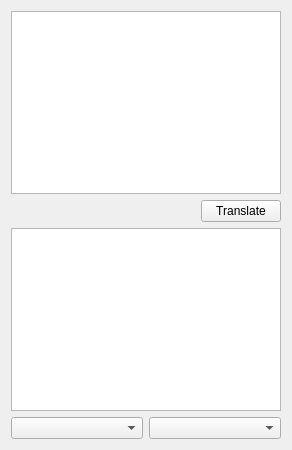
<?xml version="1.0" encoding="UTF-8"?>
<ui version="4.0">
 <class>IsbTranslator</class>
 <widget class="QMainWindow" name="IsbTranslator">
  <property name="geometry">
   <rect>
    <x>0</x>
    <y>0</y>
    <width>292</width>
    <height>450</height>
   </rect>
  </property>
  <property name="windowTitle">
   <string>IsbTranslator</string>
  </property>
  <widget class="QWidget" name="centralWidget">
   <layout class="QVBoxLayout" name="verticalLayout">
    <item>
     <layout class="QVBoxLayout" name="verticalLayout_4">
      <item>
       <widget class="QTextEdit" name="SourceEdit"/>
      </item>
     </layout>
    </item>
    <item>
     <layout class="QHBoxLayout" name="horizontalLayout_3">
      <item>
       <spacer name="horizontalSpacer_2">
        <property name="orientation">
         <enum>Qt::Horizontal</enum>
        </property>
        <property name="sizeHint" stdset="0">
         <size>
          <width>40</width>
          <height>20</height>
         </size>
        </property>
       </spacer>
      </item>
      <item>
       <widget class="QPushButton" name="translateButton">
        <property name="text">
         <string>Translate</string>
        </property>
       </widget>
      </item>
     </layout>
    </item>
    <item>
     <layout class="QVBoxLayout" name="verticalLayout_3">
      <item>
       <widget class="QTextEdit" name="TargetEdit"/>
      </item>
     </layout>
    </item>
    <item>
     <layout class="QHBoxLayout" name="horizontalLayout_4">
      <item>
       <widget class="QComboBox" name="comboBoxSource"/>
      </item>
      <item>
       <widget class="QComboBox" name="comboBoxTarget"/>
      </item>
     </layout>
    </item>
   </layout>
   <zorder>translateButton</zorder>
   <zorder>TargetEdit</zorder>
   <zorder>comboBoxTarget</zorder>
   <zorder></zorder>
   <zorder></zorder>
  </widget>
 </widget>
 <layoutdefault spacing="6" margin="11"/>
 <resources/>
 <connections/>
</ui>
